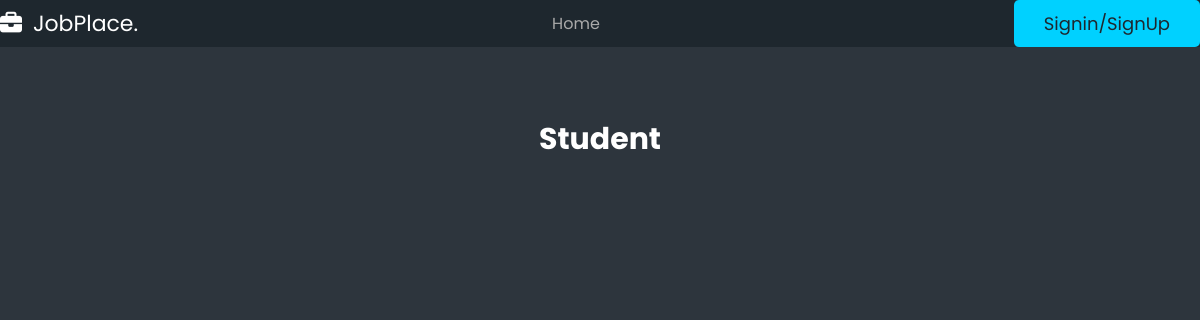
/studentview/COMPANY/company1/, run on an earlier commit of the app's database.
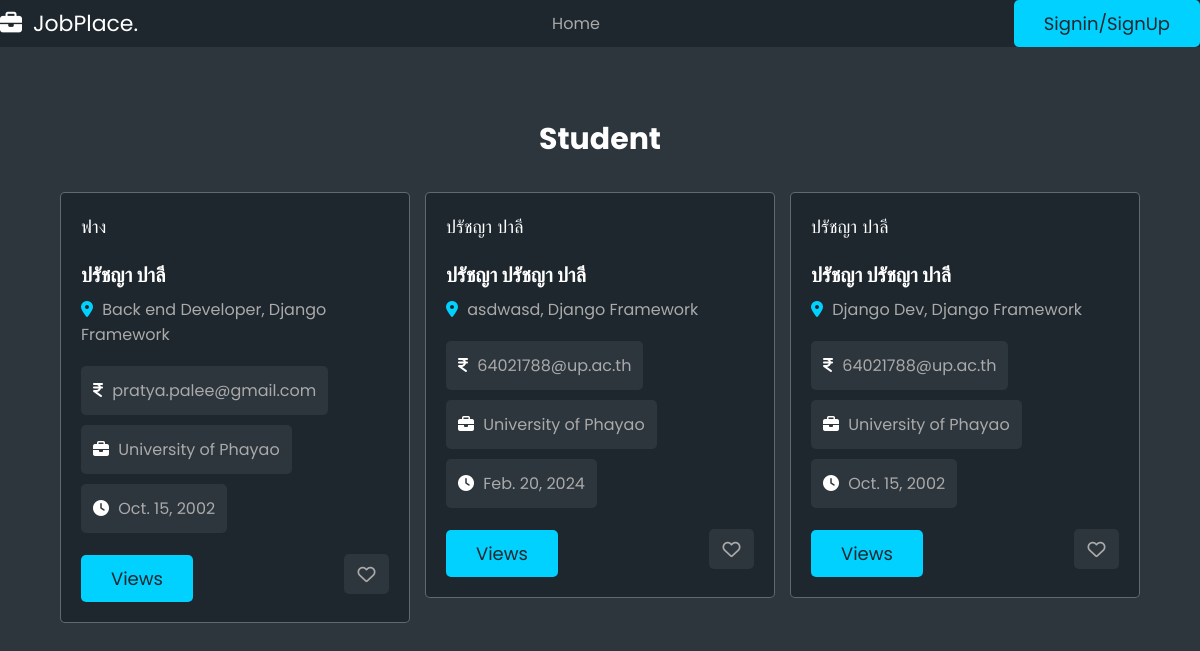
And on a later commit of the database.
### usertype/models.py (models this page shows, shortened)
class StudentInfo(models.Model):
    profile = models.ImageField(upload_to="profile/", null=True, blank=True)
    student_id = models.IntegerField(
        unique=True, primary_key=True, null=False, blank=False
    )
    first_name = models.CharField(max_length=100)
    last_name = models.CharField(max_length=100)
    nick_name = models.CharField(max_length=100)
    birthday = models.DateField(null=True, blank=True)
    gender = models.CharField(max_length=200)
    email = models.EmailField()
    phone = models.CharField(max_length=10)
    line_id = models.CharField(max_length=200)
    cv = models.URLField()
    last_job = models.CharField(max_length=200)
    intern_company = models.CharField(max_length=200)
    interest_job = models.CharField(max_length=200)
    skill = models.CharField(max_length=200)
    university = models.CharField(max_length=200)
    faculty = models.CharField(max_length=50, blank=True)
    major = models.CharField(max_length=50, blank=True)
    intern_start = models.DateField()
    intern_end = models.DateField()
    eng_skill = models.CharField(max_length=200)

### usertype/views.py (the view)
def studentview(request, role, username):
    student = StudentInfo.objects.all()
    return render(request, "userweb/student.html", {"students": student})

### usertype/templates/userweb/student.html (shortened to what this page needs)
<!DOCTYPE html>
<html lang="en">
  <head>
    {% load static %}
    <link rel="stylesheet" href="{% static "css/style.css" %}" />
  </head>
  <body>
    {% include "navbarmain.html" %}
    {% include  'navbarprofile.html'%}
    <section class="jobs-container">
        <h1 class="heading">Student</h1>
        <div class="box-container">
          {% for student in students %}
          <div class="box">
            <div class="company">
              <div>
                <h3>{{ student.nick_name }}</h3>
              </div>
            </div>
            <h3 class="job-title">{{ student.first_name }} {{ student.last_name }}</h3>
            <p class="location">
              <i class="fas fa-map-marker-alt"></i> <span>{{ student.interest_job }}, {{ student.skill }}</span>
            </p>
            <div class="tags">
              <p>
                <i class="fas fa-indian-rupee-sign"></i> <span>{{ student.email }}</span>
              </p>
              <p><i class="fas fa-briefcase"></i> <span>{{ student.university }}</span></p>
              <p><i class="fas fa-clock"></i> <span>{{ student.birthday }}</span></p>
            </div>
            <div class="flex-btn">
              <a href="{% url 'viewstudent' %}" class="btn">Views</a>
              <button type="submit" class="far fa-heart" name="save"></button>
            </div>
          </div>
          {% endfor %}
        </div>
      </section>
    <section></section>
  </body>
</html>

What changed in the data, as far as the page shows it:
added StudentInfo: nick_name "ฟาง", first_name "ปรัชญา", last_name "ปาลี", interest_job "Back end Developer", skill "Django Framework", email "pratya.palee@gmail.com", university "University of Phayao", birthday "Oct. 15, 2002"
added StudentInfo: nick_name "ปรัชญา ปาลี", first_name "ปรัชญา", last_name "ปรัชญา ปาลี", interest_job "asdwasd", skill "Django Framework", email "64021788@up.ac.th", university "University of Phayao", birthday "Feb. 20, 2024"
added StudentInfo: nick_name "ปรัชญา ปาลี", first_name "ปรัชญา", last_name "ปรัชญา ปาลี", interest_job "Django Dev", skill "Django Framework", email "64021788@up.ac.th", university "University of Phayao", birthday "Oct. 15, 2002"
